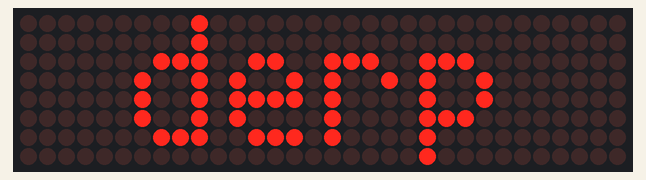
Simulated run of this sketch. Board: ESP32. On the bench: 32×8 LED matrix.

Above: at 0.1 s.

The sketch:

Parola_HelloWorld_blinking.ino
```cpp
// Program to demonstrate the MD_Parola library
//
// Simplest program that does something useful - Hello World!
//
// MD_MAX72XX library can be found at https://github.com/MajicDesigns/MD_MAX72XX
//

#include <MD_Parola.h>
#include <MD_MAX72xx.h>
#include <SPI.h>

// Define the number of devices we have in the chain and the hardware interface
// NOTE: These pin numbers will probably not work with your hardware and may
// need to be adapted
#define HARDWARE_TYPE MD_MAX72XX::FC16_HW
#define MAX_DEVICES 4
#define CLK_PIN   18
#define DATA_PIN  23
#define CS_PIN    5

// Hardware SPI connection
MD_Parola P = MD_Parola(HARDWARE_TYPE, CS_PIN, MAX_DEVICES);
// Arbitrary output pins
// MD_Parola P = MD_Parola(HARDWARE_TYPE, DATA_PIN, CLK_PIN, CS_PIN, MAX_DEVICES);

void setup(void)
{
  P.begin();
  P.displayText("derp", PA_CENTER, 0, 0, PA_PRINT, PA_NO_EFFECT);
  //Serial.begin(115200);
}

void loop(void)
{
  uint8_t i;

  for(i = 0; i < 15; i++) {
    P.setIntensity(i);
    P.displayAnimate();
    delay(500);
    //Serial.println(i);
    yield();
  }

  for(i = 15; i > 1; i--) {
    P.setIntensity(i);
    P.displayAnimate();
    delay(500);
    //Serial.println(i);
    yield();
  }


}
```
